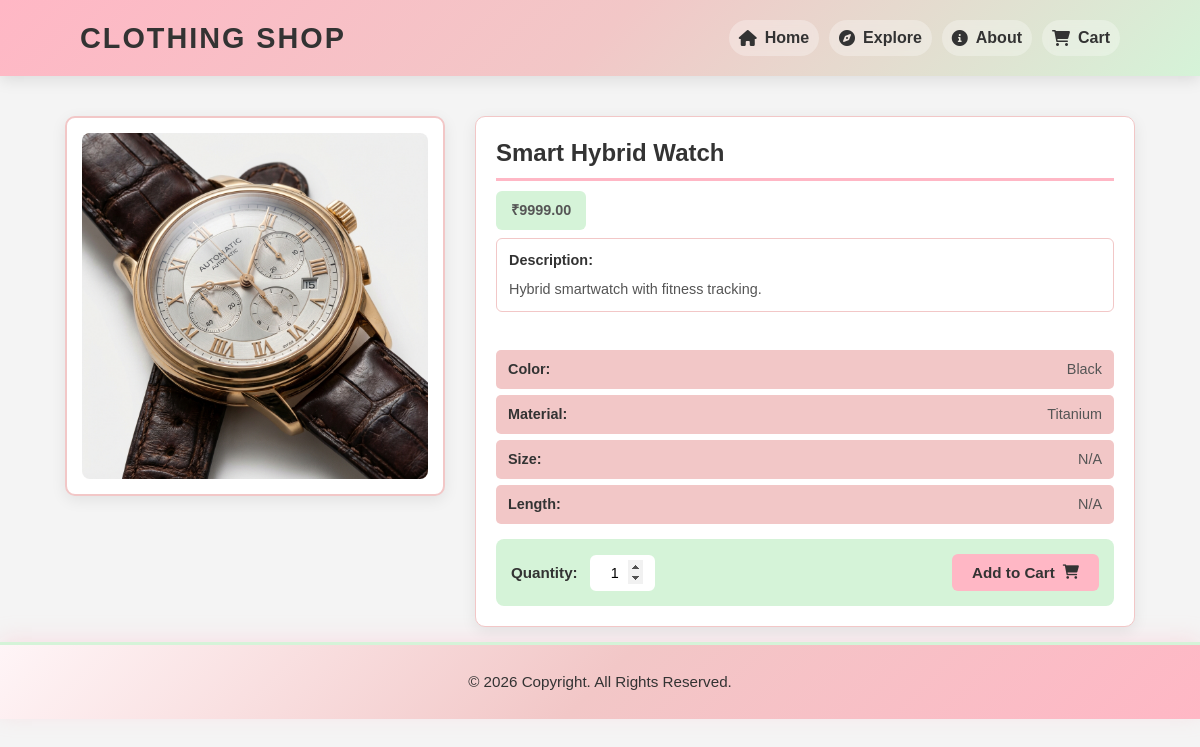
Page /product.php?id=24 on the committed database.
### tables this page shows
CREATE TABLE IF NOT EXISTS `products` (
    `id` INT AUTO_INCREMENT PRIMARY KEY,
    `name` VARCHAR(255) NOT NULL,
    `price` DECIMAL(10,2) NOT NULL,
    `color` VARCHAR(50),
    `cloth_type` VARCHAR(100),
    `length` VARCHAR(50),
    `size` VARCHAR(50),
    `material` VARCHAR(100),
    `description` TEXT,
    `image` VARCHAR(255) NOT NULL,
    `status` ENUM('active', 'inactive') DEFAULT 'active',
    `created_at` TIMESTAMP DEFAULT CURRENT_TIMESTAMP
);

### product.php (the view, shortened to what this page needs)
<?php
require('db_connect.php');
require('includes/header.php');
if (isset($_GET['id'])) {
    $id = mysqli_real_escape_string($conn, $_GET['id']);
    $sql = "SELECT * FROM products WHERE id='$id'";
    $result = mysqli_query($conn, $sql);
    $product = mysqli_fetch_assoc($result);
}
?>
<div class="product-page-wrapper">
    <div class="container product-container">
        <div class="product-wrapper">
            <div class="product-image-section">
                <img src="assets/images/<?php echo $product['image']; ?>" alt="<?php echo $product['name']; ?>"
                    class="product-image">
            </div>
            <div class="product-details-section">
                <h1 class="product-title"><?php echo $product['name']; ?></h1>
                <p class="price product-price">₹<?php echo $product['price']; ?></p>
                <div class="product-description-box">
                    <p><strong>Description:</strong></p>
                    <div class="product-description-scroll">
                        <?php echo nl2br($product['description']); ?>
                    </div>
                </div>
                <br>
                <p><strong>Color:</strong> <?php echo $product['color']; ?></p>
                <p><strong>Material:</strong> <?php echo $product['material']; ?></p>
                <p><strong>Size:</strong> <?php echo $product['size']; ?></p>
                <p><strong>Length:</strong> <?php echo $product['length']; ?></p>
                <form action="cart.php" method="post" class="product-form">
                    <label>Quantity:</label>
                    <input type="number" name="quantity" value="1" min="1" max="10" class="product-qty-input">
                    <button type="submit" name="add_to_cart" class="btn btn-primary add-to-cart-btn">Add to Cart <i
                            class="fas fa-shopping-cart"></i></button>
                </form>
            </div>
        </div>
    </div>
</div>
<?php require('includes/footer.php'); ?>

### assets/css/style.css (style rules this page uses)
* { margin: 0; padding: 0; box-sizing: border-box; font-family: 'Arial', sans-serif; }
body { background-color: #f4f4f4; color: #333; line-height: 1.6; }

### assets/css/product.css (style rules this page uses)
.product-container { margin-top: 15px; padding: 15px; max-width: 1100px; margin-left: auto; margin-right: auto; }
.product-wrapper { display: flex; gap: 30px; margin-top: 10px; align-items: flex-start; }
.product-image-section { flex: 0 0 380px; max-width: 380px; background-color: #FFFFFF; padding: 15px; border-radius: 10px; box-shadow: 0 4px 15px rgba(0, 0, 0, 0.08); border: 2px solid #F2C7C7; }
.product-image { width: 100%; max-height: 350px; object-fit: contain; border-radius: 8px; display: block; transition: transform 0.3s ease; }
.product-details-section { flex: 1; background-color: #FFFFFF; padding: 20px; border-radius: 10px; box-shadow: 0 4px 15px rgba(0, 0, 0, 0.08); border: 1px solid #F2C7C7; }
.product-title { font-size: 1.5rem; margin-bottom: 10px; color: #333333; font-weight: 700; line-height: 1.3; padding-bottom: 10px; border-bottom: 3px solid #FFB7C5; }
.product-price { font-size: 1.4rem; color: #2d8f4e; margin-bottom: 15px; font-weight: 700; padding: 8px 15px; background-color: #D5F3D8; border-radius: 6px; display: inline-block; }
.product-details-section p { font-size: 0.9rem; color: #555555; line-height: 1.6; margin-bottom: 8px; }
.product-details-section p strong { color: #333333; font-weight: 600; }
.product-description-box { padding: 10px 12px; background-color: #FFFFFF; border: 1px solid #F2C7C7; border-radius: 6px; margin-bottom: 12px; }
.product-description-box p { margin-bottom: 6px; }
.product-description-scroll { max-height: 80px; overflow-y: auto; font-size: 0.9rem; color: #555555; line-height: 1.6; padding-right: 8px; }
.product-details-section p:nth-of-type(2), .product-details-section p:nth-of-type(3), .product-details-section p:nth-of-type(4), .product-details-section p:nth-of-type(5) { padding: 8px 12px; background-color: #F2C7C7; border-radius: 5px; margin-bottom: 6px; display: flex; justify-content: space-between; align-items: center; }
.product-details-section p:nth-of-type(2) strong, .product-details-section p:nth-of-type(3) strong, .product-details-section p:nth-of-type(4) strong, .product-details-section p:nth-of-type(5) strong { min-width: 70px; }
.product-form { margin-top: 15px; padding: 15px; background-color: #D5F3D8; border-radius: 8px; display: flex; flex-wrap: wrap; align-items: center; gap: 12px; }
.product-form label { font-size: 0.95rem; font-weight: 600; color: #333333; }
.product-qty-input { width: 65px; padding: 8px 10px; border: 2px solid #FFFFFF; border-radius: 6px; font-size: 0.9rem; text-align: center; background-color: #FFFFFF; transition: border-color 0.3s ease, box-shadow 0.3s ease; }
.add-to-cart-btn { padding: 10px 20px; background-color: #FFB7C5; color: #333333; border: none; border-radius: 6px; font-size: 0.95rem; font-weight: 600; cursor: pointer; transition: background-color 0.3s ease, transform 0.2s ease, box-shadow 0.3s ease; display: inline-flex; align-items: center; gap: 8px; margin-left: auto; }
.add-to-cart-btn i { font-size: 0.9rem; }

### rows in the picture
products: image (picture), name "Smart Hybrid Watch", price "9999.00", description "Hybrid smartwatch with fitness tracking.", color "Black", material "Titanium", size "N/A", length "N/A"
